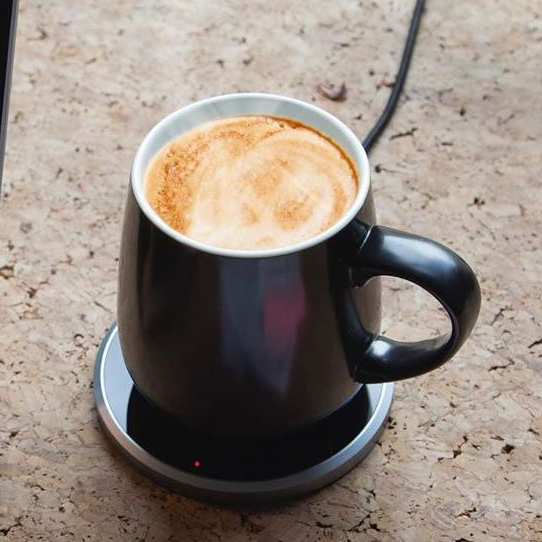
#> input picture app/suls_example/compressed_sensing/example_2d_spectral.png, 542 x 542 px
$ python example_2d_spectral.py   (older library calls are emulated)
#> lines starting #> are read from the running program, lines starting #| are printed output that depends on the picture
from typing import Optional, List

import numpy as np
from my_collection import suls
from PIL import Image
from matplotlib import pyplot as plt
from pathos.multiprocessing import ProcessPool

import basis
from basis.laplacian import create_grid_adj_matrix

"""
this example recovers an image with missing pixels
by transforming the image into frequency domain (fourier or laplace).
assuming in frequency domain, the signal is sparse,
use compressed sensing to reconstruct the image
"""


# [66 lines left out: functions mat_stack, reconstruct_real, reconstruct_complex, not called in this run]


def create_random_measure_matrix(d: int, n: int) -> np.ndarray:
    """
    create_measure_matrix
    :param d: number of measure signal data points
    :param n: number of true signal data points
    :return: measure matrix
    """
    M = np.zeros(shape=(d, n), dtype=np.int64)
    indices = np.random.choice(np.arange(n), size=d, replace=False)
    for i in range(d):
        M[i, indices[i]] = 1
    return M


def open_im(filename: str, height: Optional[int] = None, width: Optional[int] = None) -> np.ndarray:
#> called with filename = 'example_2d_spectral.png', height = 32, width = 32
    im = Image.open(filename).convert("RGB")
    if height is not None and width is not None:
        im.thumbnail(size=(width, height), resample=Image.ANTIALIAS)
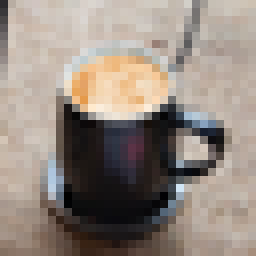
#> im: PIL image 32x32 RGB (shown 8 times larger); mean R, G, B 148.9, 137.3, 128.2
    im = np.array(im)
    return im


if __name__ == "__main__":
    fig, ax = plt.subplots(nrows=1, ncols=4, figsize=(16.0, 4.0))
    ax = ax.flatten()
    ax_index = 0

    height, width, channel = 0, 0, 0


    def draw_im(im: np.ndarray, title: str = "im"):
        global ax_index
        ax[ax_index].imshow(im)
        ax[ax_index].set_title(title)
        ax_index += 1


    def im2sig(im: np.ndarray) -> np.ndarray:
        signal = im.reshape((height * width, channel))
        return signal


    def sig2im(signal: np.ndarray) -> np.ndarray:
        signal = signal.real.astype(np.float64)  # take real part
        signal += 0.5
        signal[signal < 0] = 0
        signal[signal > 255] = 255
        signal = signal.astype(np.uint8)
        im = signal.reshape((height, width, channel))
        return im


    # open true im
    true_im = open_im(filename="example_2d_spectral.png", height=32, width=32)
    draw_im(true_im, "true signal")
    height, width, channel = true_im.shape
#> height = 32; width = 32; channel = 3
    true_signal = im2sig(true_im)
#> in im2sig, `signal = im.reshape((height * width, channel))`: signal = 1024 rows, first 8: [44, 43, 46], [184, 173, 162], [201, 191, 180], [205, 195, 189], [208, 196, 192], [208, 197, 187], [202, 189, 176], [204, 194, 181]
#> true_signal has the same summary as signal in im2sig

    # create measure im
    N = len(true_signal)
#> N = 1024
    D = int(0.5 * N)
#> D = 512
    measure_matrix = create_random_measure_matrix(D, N)
#> in create_random_measure_matrix, `indices = np.random.choice(np.arange(n), size=d, replace=False)`: indices = 512 values, max 1023 at index 116, min 1 at index 5, mean 510.2
#> after the loop in create_random_measure_matrix, `for i in range(d):`:
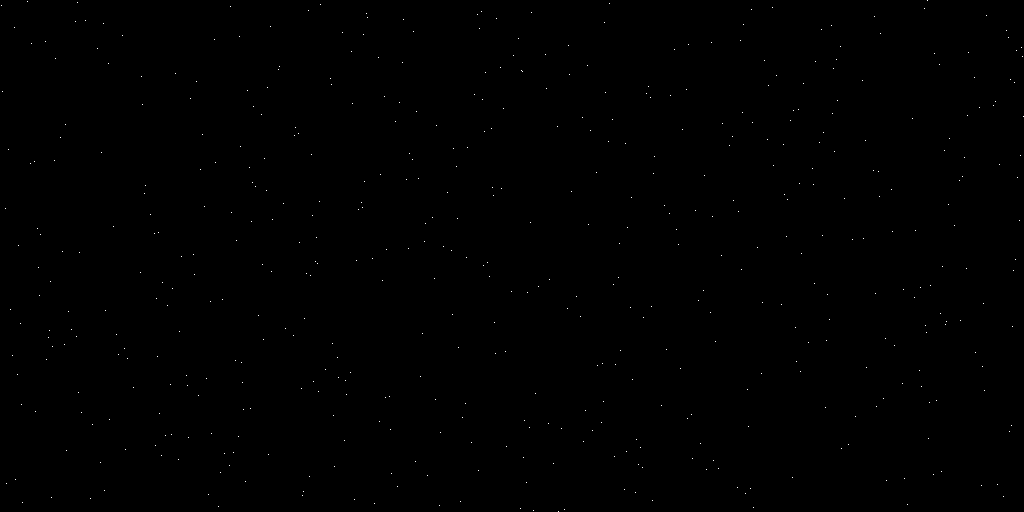
#> M: shape (512, 1024) int64; values 0 (black) and 1 (white), 0.1% white in thin lines or dots
    measure_signal = measure_matrix @ true_signal
#> measure_signal = 512 rows, first 8: [186, 173, 161], [200, 192, 182], [207, 202, 193], [199, 185, 175], [195, 187, 178], [184, 173, 162], [204, 191, 176], [173, 159, 145]
    measure_im = sig2im(measure_matrix.T @ measure_signal)
#> in sig2im, `signal = signal.real.astype(np.float64)`: signal = 1024 rows, first 8: [0, 0, 0], [184, 173, 162], [201, 191, 180], [0, 0, 0], [0, 0, 0], [208, 197, 187], [202, 189, 176], [0, 0, 0]
#> in sig2im, `signal += 0.5`: signal = 1024 rows, first 8: [0.5, 0.5, 0.5], [184.5, 173.5, 162.5], [201.5, 191.5, 180.5], [0.5, 0.5, 0.5], [0.5, 0.5, 0.5], [208.5, 197.5, 187.5], [202.5, 189.5, 176.5], [0.5, 0.5, 0.5]
#> in sig2im, `signal = signal.astype(np.uint8)`: signal = 1024 rows, first 8: [0, 0, 0], [184, 173, 162], [201, 191, 180], [0, 0, 0], [0, 0, 0], [208, 197, 187], [202, 189, 176], [0, 0, 0]
#> in sig2im, `im = signal.reshape((height, width, channel))`:
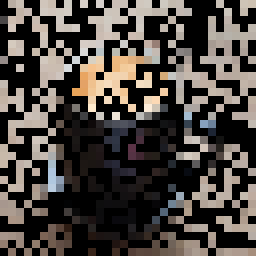
#> im: shape (32, 32, 3) (shown 8 times larger); mean of channels 0, 1, 2 75.2, 69.2, 64.5; drawn as R, G, B
    draw_im(measure_im, "measure signal")

    # reconstruct true im
#> (the run stopped early here; a loop or call above may not have finished)
